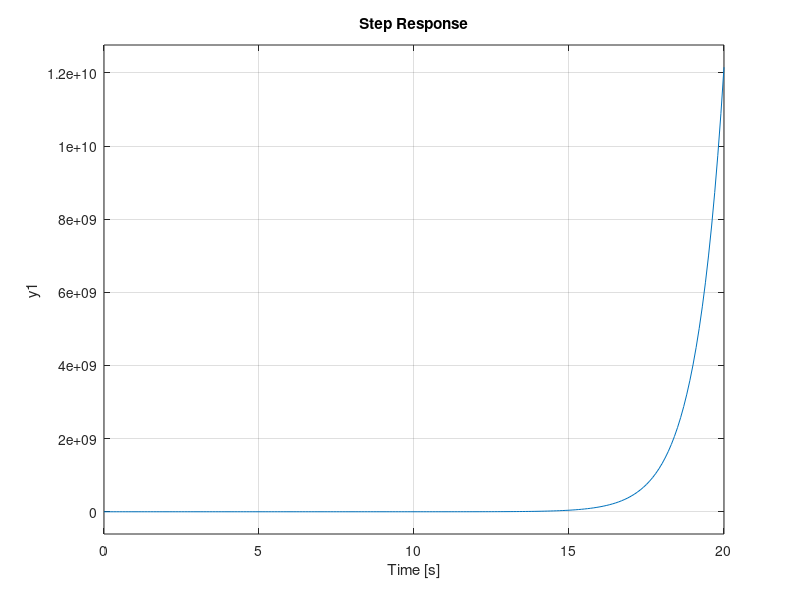

This figure's MATLAB source:
% Clear
clear
clc
close all

%Block Diagram Algebra
%G_1 = 1/s^2
%G_2 = 1/(s + 1)
%G_3 = 1/s
%H_1 = 1/s
%H_2 = 1/(s - 1)
%H_3 = 1/(s - 2)

G_num = [1 2]
G_den = [1 -2 2 -1 -2 2 1 -1 0 0 0]

G = tf(G_num,G_den)

% step response
step(G,0:0.1:20)
